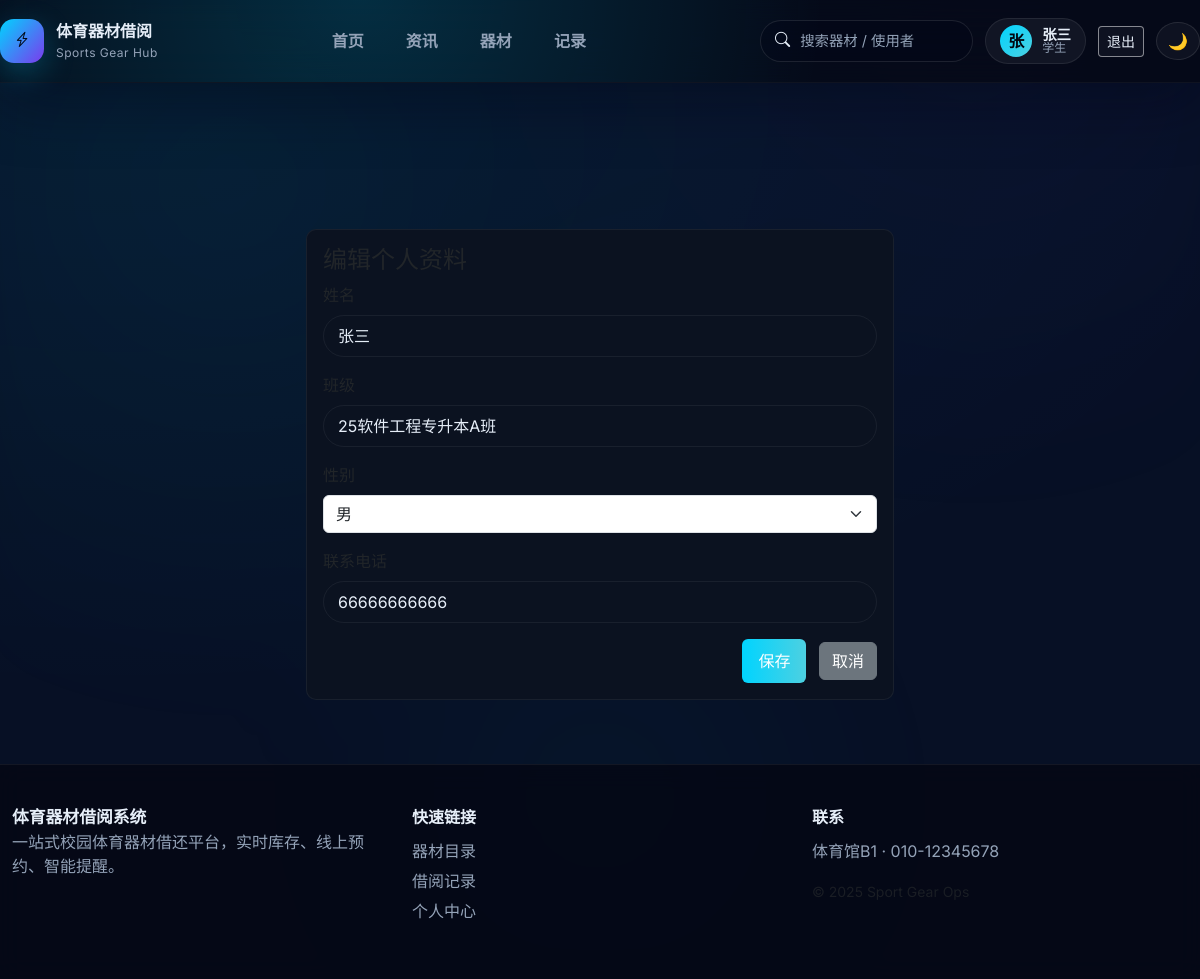
/profile/edit (signed in), run on the app's committed database.
### models.py (models this page shows, shortened)
class User(db.Model):
    __tablename__ = 'user'
    id = db.Column(db.Integer, primary_key=True)
    username = db.Column(db.String(80), unique=True, nullable=False)
    password_hash = db.Column(db.String(200), nullable=False)
    is_admin = db.Column(db.Boolean, default=False)
    full_name = db.Column(db.String(120), nullable=True)
    class_name = db.Column(db.String(120), nullable=True)
    gender = db.Column(db.String(16), nullable=True)
    phone = db.Column(db.String(30), nullable=True)

### app.py (the view, shortened to what this page needs)
    @app.route('/profile/edit', methods=['GET', 'POST'])
    @login_required
    def edit_profile():
        user = getattr(g, 'current_user', None)
        return render_template('profile_edit.html', user=user)

### services/auth.py (called while the page is built)
def get_current_user() -> Optional[User]:
    if hasattr(g, '_cached_user'):
        return g._cached_user
    user_id = session.get('user_id')
    user = db.session.get(User, user_id) if user_id else None
    g._cached_user = user
    return user

def login_required(view):
    @wraps(view)
    def wrapped(*args, **kwargs):
        if not session.get('user_id'):
            flash('请先登录', 'error')
            return redirect(url_for('login', next=request.url))
        return view(*args, **kwargs)
    return wrapped

### templates/profile_edit.html (shortened to what this page needs)
{% extends 'layout.html' %}
{% block content %}
<div class="row justify-content-center">
  <div class="col-md-6">
    <div class="card">
      <div class="card-body">
        <h4>编辑个人资料</h4>
        <form method="post" action="{{ url_for('edit_profile') }}">
          <div class="mb-3">
            <label class="form-label">姓名</label>
            <input class="form-control" name="full_name" value="{{ user.full_name or '' }}">
          </div>
          <div class="mb-3">
            <label class="form-label">班级</label>
            <input class="form-control" name="class_name" value="{{ user.class_name or '' }}">
          </div>
          <div class="mb-3">
            <label class="form-label">性别</label>
            <select class="form-select" name="gender">
              <option value="male" {% if user.gender=='male' %}selected{% endif %}>男</option>
            </select>
          </div>
          <div class="mb-3">
            <label class="form-label">联系电话</label>
            <input class="form-control" name="phone" value="{{ user.phone or '' }}">
          </div>
          <div class="text-end">
            <button class="btn btn-primary">保存</button>
            <a class="btn btn-secondary ms-2" href="{{ url_for('profile') }}">取消</a>
          </div>
  </form>
      </div>
    </div>
  </div>
</div>
{% endblock %}

### templates/layout.html (shortened to what this page needs)
<!doctype html>
<html lang="zh-CN">
  <head>
    <link href="https://cdn.jsdelivr.net/npm/bootstrap@5.3.2/dist/css/bootstrap.min.css" rel="stylesheet">
    <link href="https://cdn.jsdelivr.net/npm/bootstrap-icons@1.10.5/font/bootstrap-icons.css" rel="stylesheet">
    <link rel="stylesheet" href="https://cdnjs.cloudflare.com/ajax/libs/font-awesome/6.5.0/css/all.min.css" />
    <link rel="stylesheet" href="{{ url_for('static', filename='style.css') }}">
  </head>
  <body class="app-body">
    <header class="nav-shell">
      <div class="container nav-inner">
        <a class="brand" href="{{ url_for('index') }}">
          <span class="brand-mark"><i class="bi bi-lightning-charge"></i></span>
          <div>
            <div class="brand-title">体育器材借阅</div>
            <div class="brand-sub">Sports Gear Hub</div>
          </div>
        </a>
        <nav class="nav-links d-none d-lg-flex">
          <a href="{{ url_for('index') }}" class="nav-link {% if request.endpoint == 'index' %}active{% endif %}">首页</a>
          <a href="{{ url_for('news_list') }}" class="nav-link {% if request.endpoint in ['news_list','news_detail'] %}active{% endif %}">资讯</a>
          <a href="{{ url_for('catalog') }}" class="nav-link {% if request.endpoint == 'catalog' %}active{% endif %}">器材</a>
          <a href="{{ url_for('records') }}" class="nav-link {% if request.endpoint == 'records' %}active{% endif %}">记录</a>
        </nav>
        <div class="nav-actions">
          <form class="d-none d-xl-flex" method="get" action="{{ url_for('catalog') }}" role="search">
            <label class="search-pill">
              <i class="bi bi-search"></i>
              <input name="q" placeholder="搜索器材 / 使用者" autocomplete="off">
            </label>
          </form>
          {% if current_user %}
          <a class="user-pill" href="{{ url_for('profile') }}">
            <span class="avatar">{{ current_user.username[:1]|upper }}</span>
            <span class="user-meta">
              <span class="user-name">{{ current_user.username }}</span>
              <span class="user-role">{{ '管理员' if current_user.is_admin else '学生' }}</span>
            </span>
          </a>
          <a class="btn btn-sm btn-outline-light d-none d-lg-inline-flex" href="{{ url_for('logout') }}">退出</a>
          {% else %}
          <a class="btn btn-sm btn-outline-light me-2" href="{{ url_for('login') }}">登录</a>
          <a class="btn btn-sm btn-primary" href="{{ url_for('register') }}">注册</a>
          {% endif %}
          <button id="theme-toggle-btn" class="btn btn-icon" type="button" aria-label="切换主题">🌙</button>
        </div>
      </div>
      <div class="nav-glow" aria-hidden="true"></div>
    </header>
    <main class="container content-shell">
      {% block content %}{% endblock %}
    </main>
    <footer class="site-footer">
      <div class="container footer-grid">
        <div>
          <div class="brand-mini">体育器材借阅系统</div>
          <p>一站式校园体育器材借还平台，实时库存、线上预约、智能提醒。</p>
        </div>
        <div>
          <div class="footer-title">快速链接</div>
          <ul>
            <li><a href="{{ url_for('catalog') }}">器材目录</a></li>
            <li><a href="{{ url_for('records') }}">借阅记录</a></li>
            <li><a href="{{ url_for('profile') }}">个人中心</a></li>
          </ul>
        </div>
        <div>
          <div class="footer-title">联系</div>
          <p>体育馆B1 · 010-12345678</p>
          <small class="text-muted">© {{ current_year if current_year else '2025' }} Sport Gear Ops</small>
        </div>
      </div>
    </footer>
  </body>
</html>

### data on the page
User: username "张", username "张三", is_admin "学生", full_name "张三", class_name "25软件工程专升本A班", gender "男", phone "66666666666"
